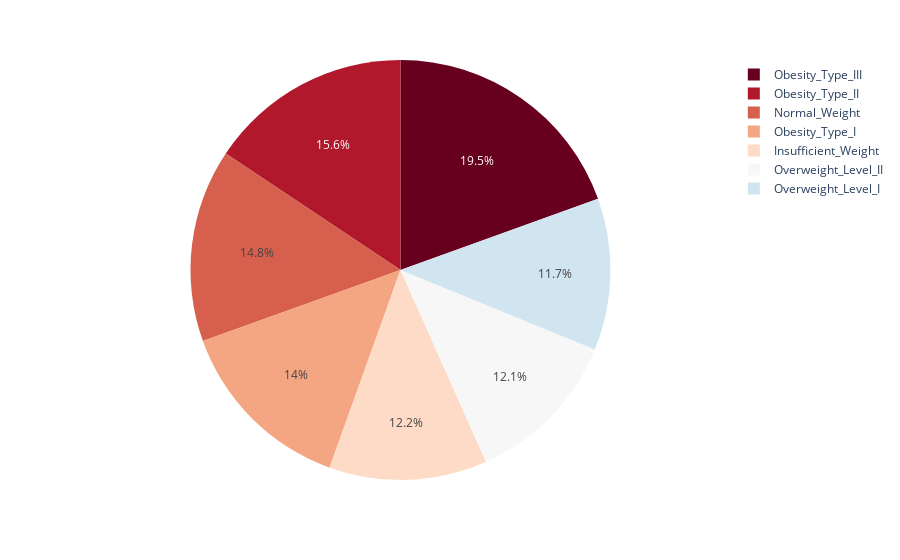

This figure's notebook cell:
### Markdown cell above
As we can see, the distribution of most of the categorical variables is not equal, having always an unbalanced class by far. This insight has to be taken on mind at the moment of taking decissions and evaluating the best features for the model. Let see our target variable:

### Code cell
fig2 = px.pie(
    train_df[target_column].value_counts(), 
    values='count', 
    names=train_df[target_column].value_counts().index, 
    color_discrete_sequence=px.colors.sequential.RdBu)

fig2.show()

### Figure 1 — Plotly figure (JSON) as saved in the notebook; plotly's stock layout.template omitted (floating-point values rounded to 4 significant figures)
{"data": [{"domain": {"x": [0, 1], "y": [0, 1]}, "hovertemplate": "label=%{label}<br>count=%{value}<extra></extra>", "labels": ["Obesity_Type_III", "Obesity_Type_II", "Normal_Weight", "Obesity_Type_I", "Insufficient_Weight", "Overweight_Level_II", "Overweight_Level_I"], "legendgroup": "", "name": "", "showlegend": true, "type": "pie", "values": [4046, 3248, 3082, 2910, 2523, 2522, 2427]}], "layout": {"autosize": true, "legend": {"tracegroupgap": 0}, "margin": {"t": 60}, "piecolorway": ["rgb(103,0,31)", "rgb(178,24,43)", "rgb(214,96,77)", "rgb(244,165,130)", "rgb(253,219,199)", "rgb(247,247,247)", "rgb(209,229,240)", "rgb(146,197,222)", "rgb(67,147,195)", "rgb(33,102,172)", "rgb(5,48,97)"]}}
